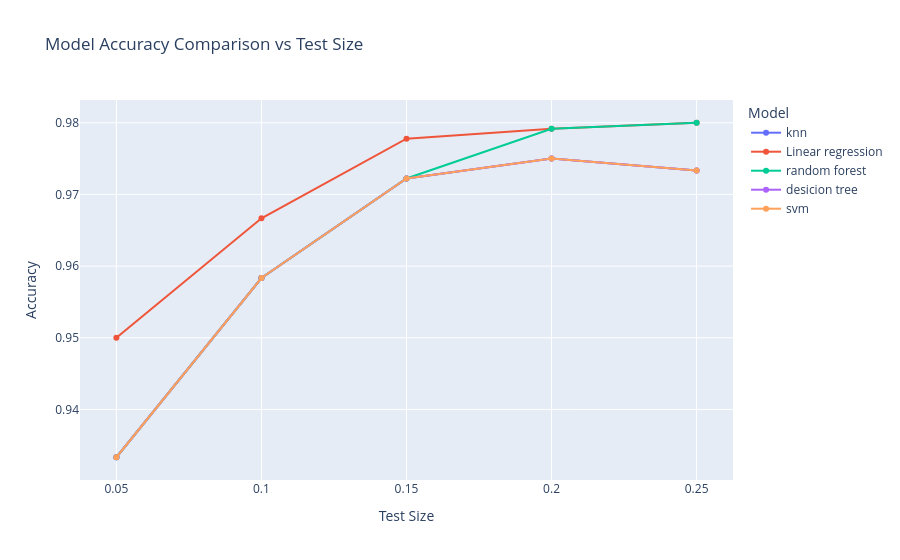
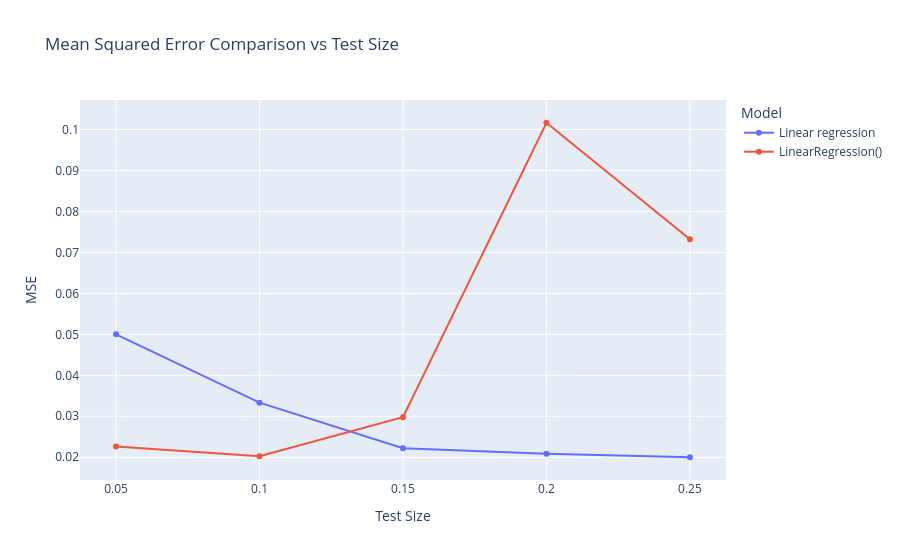
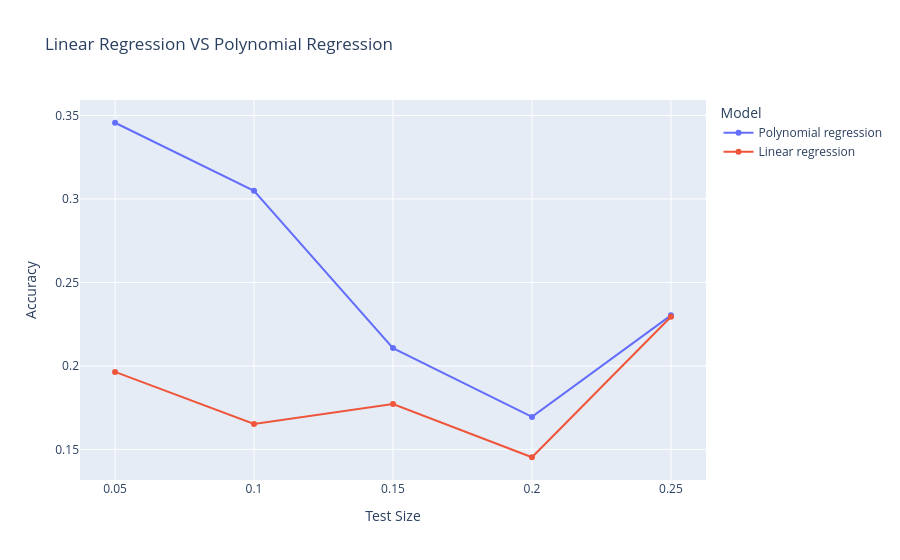
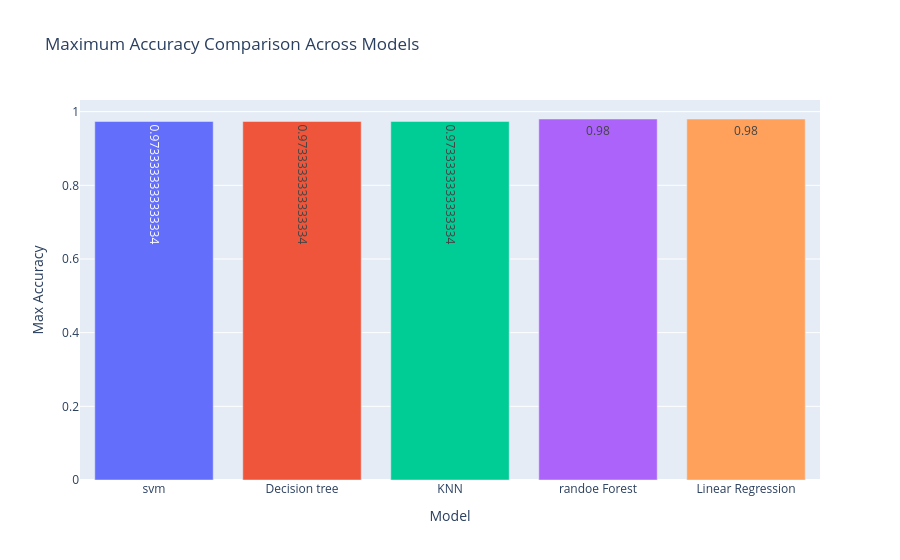

The cell these charts' notebook holds for them, in order:
### Code cell
fig = px.line(
    combined_df,
    x="test size",
    y="accuracy score",
    color="model",   
    markers=True,    
    title="Model Accuracy Comparison vs Test Size"
)


fig.update_layout(
    xaxis_title="Test Size",
    yaxis_title="Accuracy",
    legend_title="Model"
)

fig.show()
fig = px.line(
   mse_df,
    x="test size",
    y="Mean Squared Error",
    color="model",   
    markers=True,    
    title="Mean Squared Error Comparison vs Test Size"
)


fig.update_layout(
    xaxis_title="Test Size",
    yaxis_title="MSE",
    legend_title="Model"
)

fig.show()
fig = px.line(
    df_com_lr,
    x="test size",
    y="r2 score",
    color="model",   
    markers=True,    
    title="Linear Regression VS Polynomial Regression"
)


fig.update_layout(
    xaxis_title="Test Size",
    yaxis_title="Accuracy",
    legend_title="Model"
)

fig.show()
fig = px.bar(
    mx_df,
    x="model",
    y="Max Accuracy",
    color="model",  # optional: gives each bar a different color
    title="Maximum Accuracy Comparison Across Models",
    text="Max Accuracy"  # show accuracy values on top of bars
)

# Customize layout
fig.update_layout(
    xaxis_title="Model",
    yaxis_title="Max Accuracy",
    showlegend=False  # hide legend since model names are already on x-axis
)

fig.show()

### Figure 1 — Plotly figure (JSON) as saved in the notebook; plotly's stock layout.template omitted (floating-point values rounded to 4 significant figures)
{"data": [{"hovertemplate": "model=knn<br>test size=%{x}<br>accuracy score=%{y}<extra></extra>", "legendgroup": "knn", "line": {"color": "#636efa", "dash": "solid"}, "marker": {"symbol": "circle"}, "mode": "lines+markers", "name": "knn", "orientation": "v", "showlegend": true, "type": "scatter", "x": [0.05, 0.1, 0.15, 0.2, 0.25], "xaxis": "x", "y": [0.9333, 0.9583, 0.9722, 0.975, 0.9733], "yaxis": "y"}, {"hovertemplate": "model=Linear regression<br>test size=%{x}<br>accuracy score=%{y}<extra></extra>", "legendgroup": "Linear regression", "line": {"color": "#EF553B", "dash": "solid"}, "marker": {"symbol": "circle"}, "mode": "lines+markers", "name": "Linear regression", "orientation": "v", "showlegend": true, "type": "scatter", "x": [0.05, 0.1, 0.15, 0.2, 0.25], "xaxis": "x", "y": [0.95, 0.9667, 0.9778, 0.9792, 0.98], "yaxis": "y"}, {"hovertemplate": "model=random forest<br>test size=%{x}<br>accuracy score=%{y}<extra></extra>", "legendgroup": "random forest", "line": {"color": "#00cc96", "dash": "solid"}, "marker": {"symbol": "circle"}, "mode": "lines+markers", "name": "random forest", "orientation": "v", "showlegend": true, "type": "scatter", "x": [0.05, 0.1, 0.15, 0.2, 0.25], "xaxis": "x", "y": [0.9333, 0.9583, 0.9722, 0.9792, 0.98], "yaxis": "y"}, {"hovertemplate": "model=desicion tree<br>test size=%{x}<br>accuracy score=%{y}<extra></extra>", "legendgroup": "desicion tree", "line": {"color": "#ab63fa", "dash": "solid"}, "marker": {"symbol": "circle"}, "mode": "lines+markers", "name": "desicion tree", "orientation": "v", "showlegend": true, "type": "scatter", "x": [0.05, 0.1, 0.15, 0.2, 0.25], "xaxis": "x", "y": [0.9333, 0.9583, 0.9722, 0.975, 0.9733], "yaxis": "y"}, {"hovertemplate": "model=svm<br>test size=%{x}<br>accuracy score=%{y}<extra></extra>", "legendgroup": "svm", "line": {"color": "#FFA15A", "dash": "solid"}, "marker": {"symbol": "circle"}, "mode": "lines+markers", "name": "svm", "orientation": "v", "showlegend": true, "type": "scatter", "x": [0.05, 0.1, 0.15, 0.2, 0.25], "xaxis": "x", "y": [0.9333, 0.9583, 0.9722, 0.975, 0.9733], "yaxis": "y"}], "layout": {"legend": {"title": {"text": "Model"}, "tracegroupgap": 0}, "title": {"text": "Model Accuracy Comparison vs Test Size"}, "xaxis": {"anchor": "y", "domain": [0, 1], "title": {"text": "Test Size"}}, "yaxis": {"anchor": "x", "domain": [0, 1], "title": {"text": "Accuracy"}}}}

### Figure 2 — Plotly figure (JSON) as saved in the notebook; plotly's stock layout.template omitted (floating-point values rounded to 4 significant figures)
{"data": [{"hovertemplate": "model=Linear regression<br>test size=%{x}<br>Mean Squared Error=%{y}<extra></extra>", "legendgroup": "Linear regression", "line": {"color": "#636efa", "dash": "solid"}, "marker": {"symbol": "circle"}, "mode": "lines+markers", "name": "Linear regression", "orientation": "v", "showlegend": true, "type": "scatter", "x": [0.05, 0.1, 0.15, 0.2, 0.25], "xaxis": "x", "y": [0.05, 0.03333, 0.02222, 0.02083, 0.02], "yaxis": "y"}, {"hovertemplate": "model=LinearRegression()<br>test size=%{x}<br>Mean Squared Error=%{y}<extra></extra>", "legendgroup": "LinearRegression()", "line": {"color": "#EF553B", "dash": "solid"}, "marker": {"symbol": "circle"}, "mode": "lines+markers", "name": "LinearRegression()", "orientation": "v", "showlegend": true, "type": "scatter", "x": [0.05, 0.1, 0.15, 0.2, 0.25], "xaxis": "x", "y": [0.02261, 0.02024, 0.02979, 0.1017, 0.07321], "yaxis": "y"}], "layout": {"legend": {"title": {"text": "Model"}, "tracegroupgap": 0}, "title": {"text": "Mean Squared Error Comparison vs Test Size"}, "xaxis": {"anchor": "y", "domain": [0, 1], "title": {"text": "Test Size"}}, "yaxis": {"anchor": "x", "domain": [0, 1], "title": {"text": "MSE"}}}}

### Figure 3 — Plotly figure (JSON) as saved in the notebook; plotly's stock layout.template omitted (floating-point values rounded to 4 significant figures)
{"data": [{"hovertemplate": "model=Polynomial regression<br>test size=%{x}<br>r2 score=%{y}<extra></extra>", "legendgroup": "Polynomial regression", "line": {"color": "#636efa", "dash": "solid"}, "marker": {"symbol": "circle"}, "mode": "lines+markers", "name": "Polynomial regression", "orientation": "v", "showlegend": true, "type": "scatter", "x": [0.05, 0.1, 0.15, 0.2, 0.25], "xaxis": "x", "y": [0.3456, 0.3049, 0.2107, 0.1695, 0.2303], "yaxis": "y"}, {"hovertemplate": "model=Linear regression<br>test size=%{x}<br>r2 score=%{y}<extra></extra>", "legendgroup": "Linear regression", "line": {"color": "#EF553B", "dash": "solid"}, "marker": {"symbol": "circle"}, "mode": "lines+markers", "name": "Linear regression", "orientation": "v", "showlegend": true, "type": "scatter", "x": [0.05, 0.1, 0.15, 0.2, 0.25], "xaxis": "x", "y": [0.1964, 0.1652, 0.1771, 0.1453, 0.2295], "yaxis": "y"}], "layout": {"legend": {"title": {"text": "Model"}, "tracegroupgap": 0}, "title": {"text": "Linear Regression VS Polynomial Regression"}, "xaxis": {"anchor": "y", "domain": [0, 1], "title": {"text": "Test Size"}}, "yaxis": {"anchor": "x", "domain": [0, 1], "title": {"text": "Accuracy"}}}}

### Figure 4 — Plotly figure (JSON) as saved in the notebook; plotly's stock layout.template omitted (floating-point values rounded to 4 significant figures)
{"data": [{"hovertemplate": "model=%{x}<br>Max Accuracy=%{text}<extra></extra>", "legendgroup": "svm", "marker": {"color": "#636efa", "pattern": {"shape": ""}}, "name": "svm", "orientation": "v", "showlegend": true, "text": [0.9733], "textposition": "auto", "type": "bar", "x": ["svm"], "xaxis": "x", "y": [0.9733], "yaxis": "y"}, {"hovertemplate": "model=%{x}<br>Max Accuracy=%{text}<extra></extra>", "legendgroup": "Decision tree", "marker": {"color": "#EF553B", "pattern": {"shape": ""}}, "name": "Decision tree", "orientation": "v", "showlegend": true, "text": [0.9733], "textposition": "auto", "type": "bar", "x": ["Decision tree"], "xaxis": "x", "y": [0.9733], "yaxis": "y"}, {"hovertemplate": "model=%{x}<br>Max Accuracy=%{text}<extra></extra>", "legendgroup": "KNN", "marker": {"color": "#00cc96", "pattern": {"shape": ""}}, "name": "KNN", "orientation": "v", "showlegend": true, "text": [0.9733], "textposition": "auto", "type": "bar", "x": ["KNN"], "xaxis": "x", "y": [0.9733], "yaxis": "y"}, {"hovertemplate": "model=%{x}<br>Max Accuracy=%{text}<extra></extra>", "legendgroup": "randoe Forest", "marker": {"color": "#ab63fa", "pattern": {"shape": ""}}, "name": "randoe Forest", "orientation": "v", "showlegend": true, "text": [0.98], "textposition": "auto", "type": "bar", "x": ["randoe Forest"], "xaxis": "x", "y": [0.98], "yaxis": "y"}, {"hovertemplate": "model=%{x}<br>Max Accuracy=%{text}<extra></extra>", "legendgroup": "Linear Regression", "marker": {"color": "#FFA15A", "pattern": {"shape": ""}}, "name": "Linear Regression", "orientation": "v", "showlegend": true, "text": [0.98], "textposition": "auto", "type": "bar", "x": ["Linear Regression"], "xaxis": "x", "y": [0.98], "yaxis": "y"}], "layout": {"barmode": "relative", "legend": {"title": {"text": "model"}, "tracegroupgap": 0}, "showlegend": false, "title": {"text": "Maximum Accuracy Comparison Across Models"}, "xaxis": {"anchor": "y", "categoryarray": ["svm", "Decision tree", "KNN", "randoe Forest", "Linear Regression"], "categoryorder": "array", "domain": [0, 1], "title": {"text": "Model"}}, "yaxis": {"anchor": "x", "domain": [0, 1], "title": {"text": "Max Accuracy"}}}}
